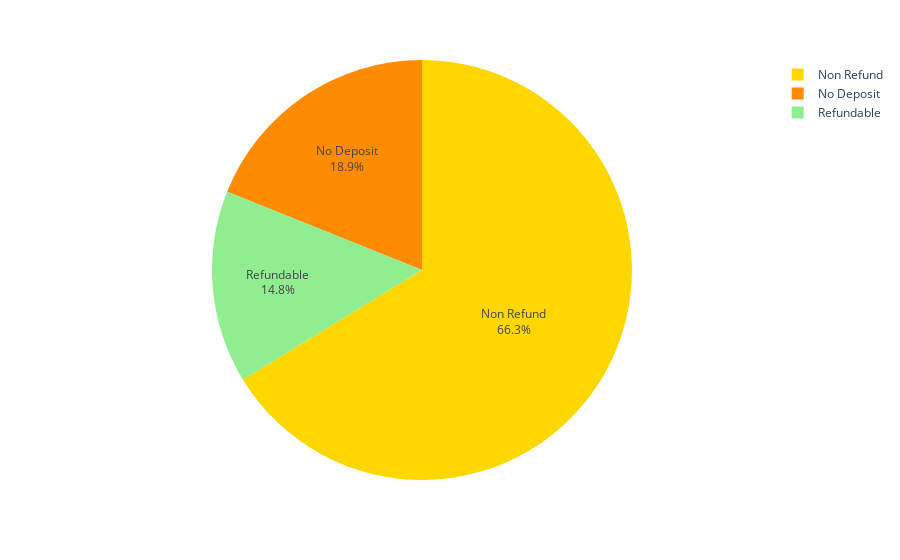

This figure's notebook cell:
### Markdown cell above
The above graph shows the distribution of cancelation among the various deposit types . With No deposit leading the cancellations when we consider just the cancelation <br>

But the other way to look at this would be the what percent of each booking type canceled that is how many people using the non-refund booking types cancelled doing that actually presents us a completely different picture . I always prefer percentage as compared to absolutes when the counts are different <br>

### Code cell
deposit=df.groupby('deposit_type').mean()['is_canceled'].to_frame().reset_index()


fig=(px.pie(deposit, values=deposit['is_canceled'], names='deposit_type',color='deposit_type', color_discrete_map=
                                {'Non Refund':'gold',
                                 'No Deposit':'darkorange',
                                 'Refundable':'lightgreen'
                                 }
                                
                                   ))
fig.update_traces(textposition='inside', textinfo='percent+label')
fig.show()

### Figure 1 — Plotly figure (JSON) as saved in the notebook; plotly's stock layout.template omitted (floating-point values rounded to 4 significant figures)
{"data": [{"customdata": [["No Deposit"], ["Non Refund"], ["Refundable"]], "domain": {"x": [0, 1], "y": [0, 1]}, "hovertemplate": "deposit_type=%{customdata[0]}<br>is_canceled=%{value}<extra></extra>", "labels": ["No Deposit", "Non Refund", "Refundable"], "legendgroup": "", "marker": {"colors": ["darkorange", "gold", "lightgreen"]}, "name": "", "showlegend": true, "textinfo": "percent+label", "textposition": "inside", "type": "pie", "values": [0.2838, 0.9936, 0.2222]}], "layout": {"legend": {"tracegroupgap": 0}, "margin": {"t": 60}, "autosize": true}}
